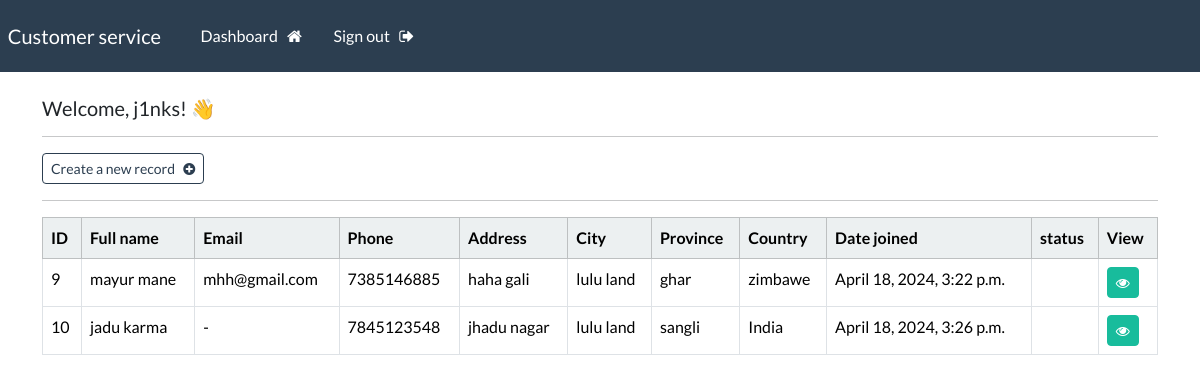
/dashboard (signed in), run on the app's committed database.
### webapp/models.py (models this page shows, shortened)
class Record(models.Model):
    creation_date = models.DateTimeField(auto_now_add=True)
    first_name = models.CharField(max_length=100)
    last_name = models.CharField(max_length=100)
    email = models.CharField(max_length=255)
    phone = models.CharField(max_length=20)
    address = models.CharField(max_length=300)
    city = models.CharField(max_length=255)
    province = models.CharField(max_length=200)
    country = models.CharField(max_length=125)

### webapp/views.py (the view)
# urls.py: path('dashboard', views.dashboard, name="dashboard"),
@login_required(login_url='my-login')
def dashboard(request):
    my_records = Record.objects.all()
    context = {'records': my_records}
    return render(request, 'webapp/dashboard.html', context=context)

### webapp/templates/webapp/dashboard.html
{% extends 'webapp/base.html' %}
{% block content %}
    <h5> Welcome, {{user}}! 👋 </h5>
    <hr>
    <a class="btn btn-outline-primary btn-sm" href="{% url 'create-record' %}">
        Create a new record &nbsp; <i class="fa fa-plus-circle" aria-hidden="true"></i>
    </a>
    <hr>
    <table class="table table-hover table-bordered">
        <thead class="table-light">
            <tr>
                <th scope="col"> ID </th>
                <th scope="col"> Full name </th>
                <th scope="col"> Email </th>
                <th scope="col"> Phone </th>
                <th scope="col"> Address </th>
                <th scope="col"> City </th>
                <th scope="col"> Province </th>
                <th scope="col"> Country </th>
                <th scope="col"> Date joined </th>
                <th scope="col">status </th>
                <th scope="col"> View </th>
            </tr>
        </thead>
        <tbody>
        {% if records %}
            {% for record in records %}
            <tr>
                <td> {{record.id}} </td>
                <td> {{record.first_name}}  {{record.last_name}} </td>
                <td> {{record.email}} </td>
                <td> {{record.phone}} </td>
                <td> {{record.address}} </td>
                <td> {{record.city}} </td>
                <td> {{record.province}} </td>
                <td> {{record.country}} </td>
                <td> {{record.creation_date}} </td>
                <td> {{record.status}} </td>
                <td> <a class="btn btn-success btn-sm" href="{% url 'record' record.id %}"> <i class="fa fa-eye" aria-hidden="true"></i> </a> </td>
            </tr>
            {% endfor %}
        {% endif %}
        </tbody>
    </table>
{% endblock %}

### webapp/templates/webapp/base.html (shortened to what this page needs)
{% load static %}
<!DOCTYPE html>
<html>
    <head>
        <link rel="stylesheet" type="text/css" href="https://bootswatch.com/5/flatly/bootstrap.min.css">
        <link rel="stylesheet" type="text/css" href="{% static 'css/styles.css' %}">
        <link rel="stylesheet" href="https://cdnjs.cloudflare.com/ajax/libs/font-awesome/4.7.0/css/font-awesome.min.css">
    </head>
    <body>
        {% include 'webapp/navbar.html' %}
        <div class="container">
            <br>
           {% block content %}
           {% endblock %}
        </div>
    </body>
</html>

### webapp/templates/webapp/navbar.html (shortened to what this page needs)
<nav class="navbar navbar-expand-lg navbar-dark bg-primary justify-content-center">
    <a class="navbar-brand main-heading" href="{% url '' %}">
      &nbsp; Customer service
    </a>
      <div class="collapse navbar-collapse text-center" id="navbarNavDropdown">
        <ul class="navbar-nav mr-auto">
          {% if user.is_authenticated %}
            <li class="nav-item">
              <a class="nav-link" href="{% url '' %}">Dashboard &nbsp; <i class="fa fa-home" aria-hidden="true"></i> </a>
            </li>
            <li class="nav-item">
              <a class="nav-link" href="{% url '' %}">Sign out &nbsp; <i class="fa fa-sign-out" aria-hidden="true"></i> </a>
            </li>
        </ul>
        {% endif %}
      </div>
  </nav>

### data on the page
Record: id "9", first_name "mayur", last_name "mane", email "mhh@gmail.com", phone "7385146885", address "haha gali", city "lulu land", province "ghar", country "zimbawe", creation_date "April 18, 2024, 3:22 p.m."
Record: id "10", first_name "jadu", last_name "karma", email "-", phone "7845123548", address "jhadu nagar", city "lulu land", province "sangli", country "India", creation_date "April 18, 2024, 3:26 p.m."

### other printed values
{{ user }} "j1nks"
